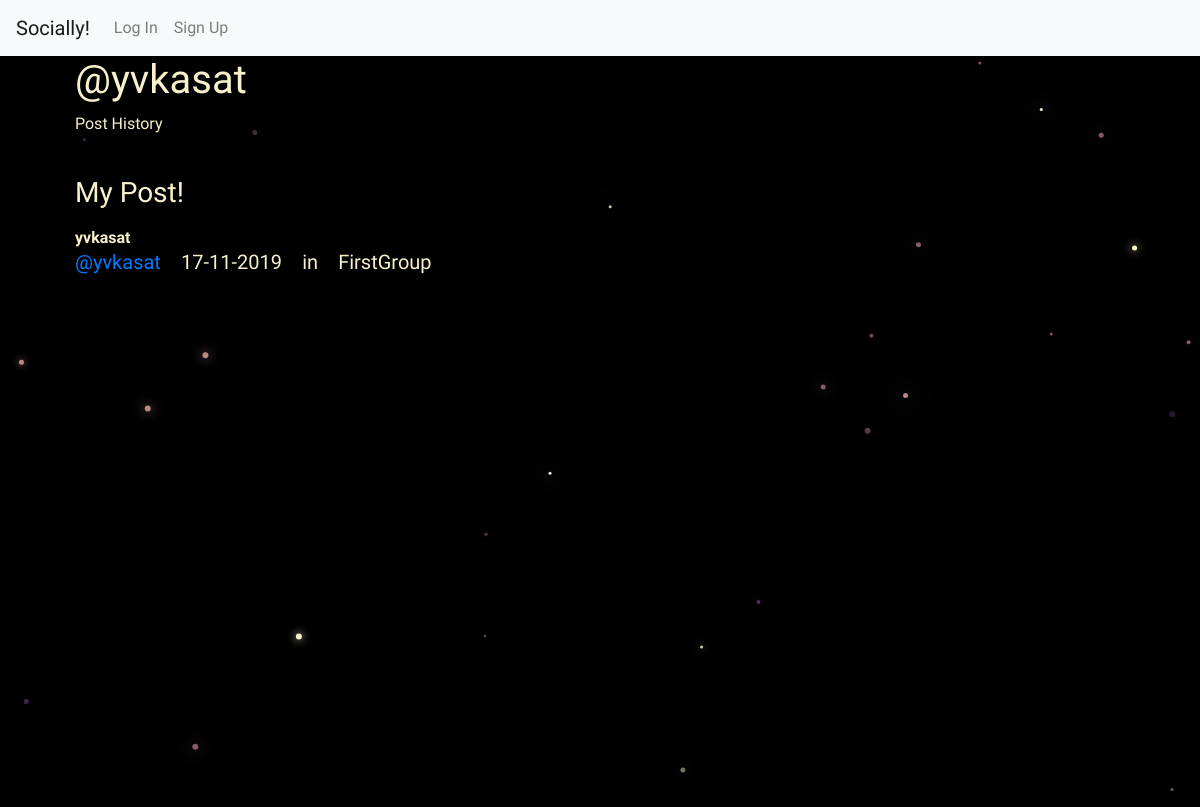
The page /posts/by/yvkasat/ on the database its author committed.
### posts/models.py (models this page shows, shortened)
class Post(models.Model):
    user = models.ForeignKey(User,related_name='posts',on_delete=models.CASCADE)
    created_at = models.DateTimeField(auto_now=True)
    message = models.TextField()
    message_html = models.TextField(editable=False)
    group = models.ForeignKey(Group,related_name='posts',null=True,blank=True,on_delete=models.CASCADE)
    class Meta():
        ordering = ['-created_at']
        unique_together = ['user','message']

### groups/models.py (models this page shows, shortened)
class Group(models.Model):
    name = models.CharField(max_length=255,unique=True)
    slug = models.SlugField(allow_unicode=True,unique=True)
    description = models.TextField(blank=True,default='')
    description_html = models.TextField(editable=False,blank=True)
    members = models.ManyToManyField(User,through='GroupMember')
    class Meta():
        ordering = ['name']

### posts/views.py (the view)
# urls.py: url(r"by/(?P<username>[-\w]+)/$",views.UserPosts.as_view(),name="for_user"),
class UserPosts(generic.ListView):
    model = models.Post
    template_name = "posts/user_post_list.html"
    def get_queryset(self):
        try:
            self.post_user = User.objects.prefetch_related("posts").get(username__iexact=self.kwargs.get("username"))
        except User.DoesNotExist:
            raise Http404
        else:
            return self.post_user.posts.all()
    def get_context_data(self, **kwargs):
        context = super().get_context_data(**kwargs)
        context["post_user"] = self.post_user
        return context

### posts/templates/posts/user_post_list.html
{% extends "posts/post_base.html" %}
{% block prepost %}
  <div class="col-md-4">
  	<h1>@{{ post_user.username }}</h1>
  	<p>Post History</p>
  </div>
{% endblock %}
{% block post_content %}
  {% if post_user.posts.count == 0 %}
    <h1>No posts</h1>
  {% else %}
  <div class="col-md-8">
  	{% for post in post_list %}
  		{% include "posts/_post.html" %}
  	{% endfor %}
  </div>
  {% endif %}
{% endblock %}

### posts/templates/posts/_post.html (shortened to what this page needs)
<div class="post media">
	<div class="media-body">
		<br>
		<h3>{{ post.message_html|safe }}</h3>
		<strong>{{ post.user.username }}</strong>
		<h5 class="media-heading">
			<span class="username"><a href="{% url 'posts:for_user' username=post.user.username %}">@{{ post.user.username }} &ensp;</a></span>
			<time class="time">{{ post.created_at|date:"d-m-Y" }}</time>
			{% if post.group %}
			  <span class="group-name"> &ensp; in &ensp; {{ post.group.name }}</span>
			{% endif %}
		</h5>
	</div>
</div>

### static/simplesocial/css/master.css (style rules this page uses)
html, body { font-family: 'Calistoga',cursive; background: #000000; }

### rows shown on the page
Post: message_html "My Post!", user.username "yvkasat", created_at "17-11-2019", group.name "FirstGroup"

### other values the page prints
{{ post_user.username }} "yvkasat"
